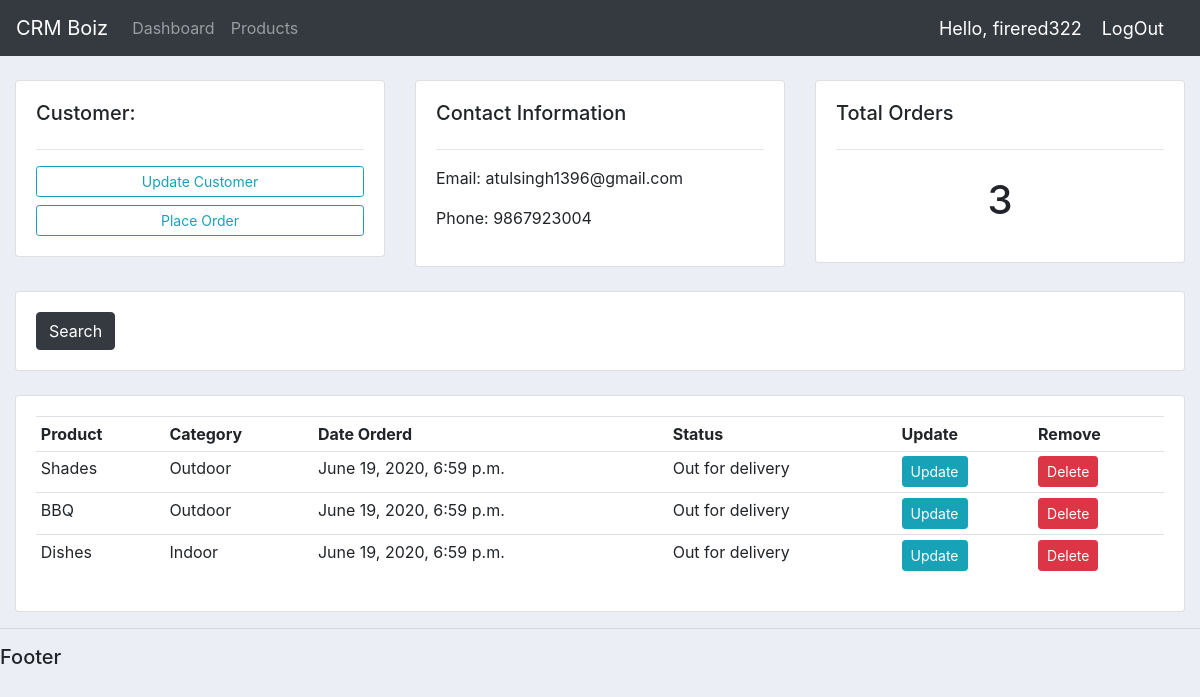
Screenshot of /customer/3 (signed in) with the database file from the repository.
### accounts/models.py (models this page shows, shortened)
class Customer(models.Model):
    name = models.CharField(max_length=200, null=True)
    phone = models.CharField(max_length=200, null=True)
    email = models.CharField(max_length=200, null=True)
    date_created = models.DateTimeField(auto_now_add=True)

class Order(models.Model):
    STATUS = (
        ('Pending', 'Pending'),
        ('Out for delivery', 'Out for delivery'),
        ('Delivered', 'Delivered')
    )
    customer = models.ForeignKey(
        Customer, null=True, on_delete=models.SET_NULL)
    product = models.ForeignKey(Product, null=True, on_delete=models.SET_NULL)
    status = models.CharField(max_length=200, null=True, choices=STATUS)
    date_created = models.DateTimeField(auto_now_add=True)

class Product(models.Model):
    CATEGORY = (
        ('Indoor', 'Indoor'),
        ('Outdoor', 'Outdoor')
    )
    tags = models.ManyToManyField(Tag)
    name = models.CharField(max_length=200, null=True)
    price = models.FloatField(null=True)
    category = models.CharField(max_length=200, null=True, choices=CATEGORY)
    description = models.CharField(max_length=200, null=True, blank=True)
    date_created = models.DateTimeField(auto_now_add=True)
    def __str__(self):
        return self.name

### accounts/views.py (the view)
# urls.py: path('customer/<str:pk>', views.customer, name="customer"),
@login_required(login_url='login')
def customer(request, pk):
    customer = Customer.objects.get(id=pk)
    orders = customer.order_set.all()
    order_count = orders.count()
    context = {'customer': customer,
               'orders': orders, 'order_count': order_count}
    return render(request, 'accounts/customer.html', context)

### accounts/templates/accounts/customer.html
{% extends 'accounts/main.html' %} {% block content %}
<br />
<div class="row">
  <div class="col-md">
    <div class="card card-body">
      <h5>Customer:</h5>
      <hr />
      <a class="btn btn-outline-info btn-sm btn-block" href=""
        >Update Customer</a
      >
      <a class="btn btn-outline-info btn-sm btn-block" href="{% url 'user_create_order' customer.id%}"
        >Place Order</a
      >
    </div>
  </div>
  <div class="col-md">
    <div class="card card-body">
      <h5>Contact Information</h5>
      <hr />
      <p>Email: {{ customer.email }}</p>
      <p>Phone: {{ customer.phone }}</p>
    </div>
  </div>
  <div class="col-md">
    <div class="card card-body">
      <h5>Total Orders</h5>
      <hr />
      <h1 style="text-align: center; padding: 10px;">{{order_count}}</h1>
    </div>
  </div>
</div>
<br />
<div class="row">
  <div class="col">
    <div class="card card-body">
      <form method="get">
        <button class="btn btn-dark" type="submit">Search</button>
      </form>
    </div>
  </div>
</div>
<br />
<div class="row">
  <div class="col-md">
    <div class="card card-body">
      <table class="table table-sm">
        <tr>
          <th>Product</th>
          <th>Category</th>
          <th>Date Orderd</th>
          <th>Status</th>
          <th>Update</th>
          <th>Remove</th>
        </tr>
        {% for order in orders %}
          <tr>
            <td>{{order.product}}</td>
            <td>{{order.product.category}}</td>
            <td>{{order.date_created}}</td>
            <td>{{order.status}}</td>
            <td><a class="btn btn-sm btn-info" href="{% url 'update_order' order.id %}">Update</a></td>
            <td><a class="btn btn-sm btn-danger" href="{% url 'delete_order' order.id %}">Delete</a></td>
          </tr>
        {% endfor %}
      </table>
    </div>
  </div>
</div>
{% endblock %}

### accounts/templates/accounts/navbar.html (shortened to what this page needs)
{% load static %}
<nav class="navbar navbar-expand-lg navbar-dark bg-dark">
  <a class="navbar-brand" href="{% url 'home' %}">CRM Boiz</a>
  <div class="collapse navbar-collapse" id="navbarNav">
    <ul class="navbar-nav">
      <li class="nav-item">
        <a class="nav-link" href="{% url 'home' %}">Dashboard</a>
      </li>
      <li class="nav-item">
        <a class="nav-link" href="{% url 'products' %}">Products</a>
      </li>
    </ul>
  </div>
  <span class="hello-msg">Hello, {{request.user}}</span>
  <span><a class="hello-msg" href={%url 'logout'%}>LogOut</a></span>
</nav>

### accounts/templates/accounts/main.html (style rules this page uses)
body { background-color: #ebeff5; }

### accounts/templates/accounts/navbar.html (style rules this page uses)
.hello-msg { color: white; font-size: 18px; margin-right: 20px; }

### rows the page displays
Customer: email "atulsingh1396@gmail.com", phone "9867923004"
Order: product "Shades", product.category "Outdoor", date_created "June 19, 2020, 6:59 p.m.", status "Out for delivery"
Order: product "BBQ", product.category "Outdoor", date_created "June 19, 2020, 6:59 p.m.", status "Out for delivery"
Order: product "Dishes", product.category "Indoor", date_created "June 19, 2020, 6:59 p.m.", status "Out for delivery"

### other values shown
{{ request.user }} "firered322"
{{ order_count }} "3"
